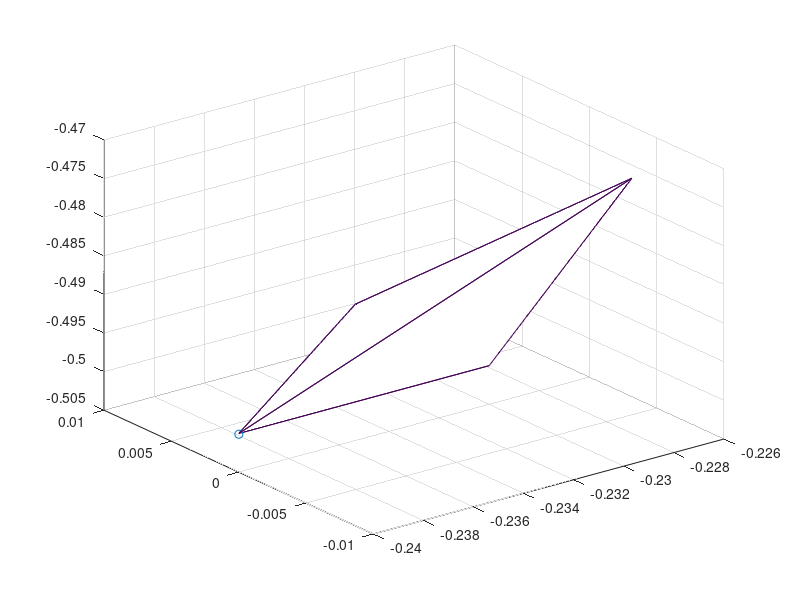

Write MATLAB code to recreate this figure.
x=[ -0.23000000000000001        9.9391199999999992E-003 -0.50000000000000000
 -0.23000000000000001       -3.3829999999999999E-017 -0.50000000000000000
 -0.23999000000000001       -3.2220000000000003E-017 -0.50000000000000000
 -0.22672999999999999       -4.5088999999999997E-003 -0.47499000000000002]';

%x=[2.678e-2,-1.5369,6.3972;0 -1.02 6.84;7.13e-2 -1.509 6.9255;-.51 -1.53 6.84]';
N=[1 0 0;0 1 0;0 0 1;-1 -1 -1]';
xi=zeros(3,3);
dummyx=zeros(4,4);
dummyb=dummyx;


Jac=zeros(4,4);
Jac(:,1)=1;
Jac(:,2:4)=x';
jd=det(Jac);
dummyx(:,1)=x(1,:)';
dummyx(:,2:4)=x';
a=1/jd*det(dummyx);


for a=1:4
    xi(:,1) = xi(:,1)+x(:,a)*N(1,a);
    xi(:,2) = xi(:,2)+x(:,a)*N(2,a);
    xi(:,3) = xi(:,3)+x(:,a)*N(3,a);
end

xinv=inv(xi);

xco=[ -0.23999000000000001;       -9.9999999999999995E-008; -0.50009999999999999];%[-.49; -1.52; 6.84];
diff=xco-x(:,4);
prnts=xinv*diff;
shps=zeros(1,4);
shps(1:3)=prnts;
shps(4)=1-sum(prnts);
shps

xp=zeros(1,4);
yp=xp;
zp=yp;
for a=1:4
    xp(a)=x(1,a);
    yp(a)=x(2,a);
    zp(a)=x(3,a);
end

T=[1,2,3;1,2,4;2,3,4;1,3,4];
trimesh(T,xp,yp,zp)
hold on
scatter3(xco(1),xco(2),xco(3))
